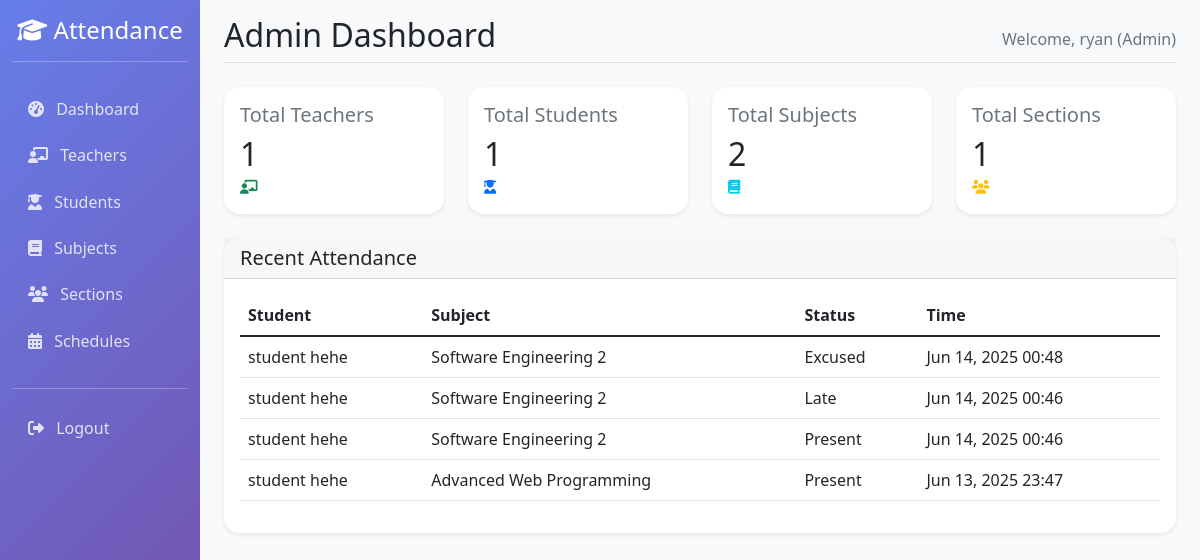
The app's page /admin-portal/dashboard/ (signed in), older data.
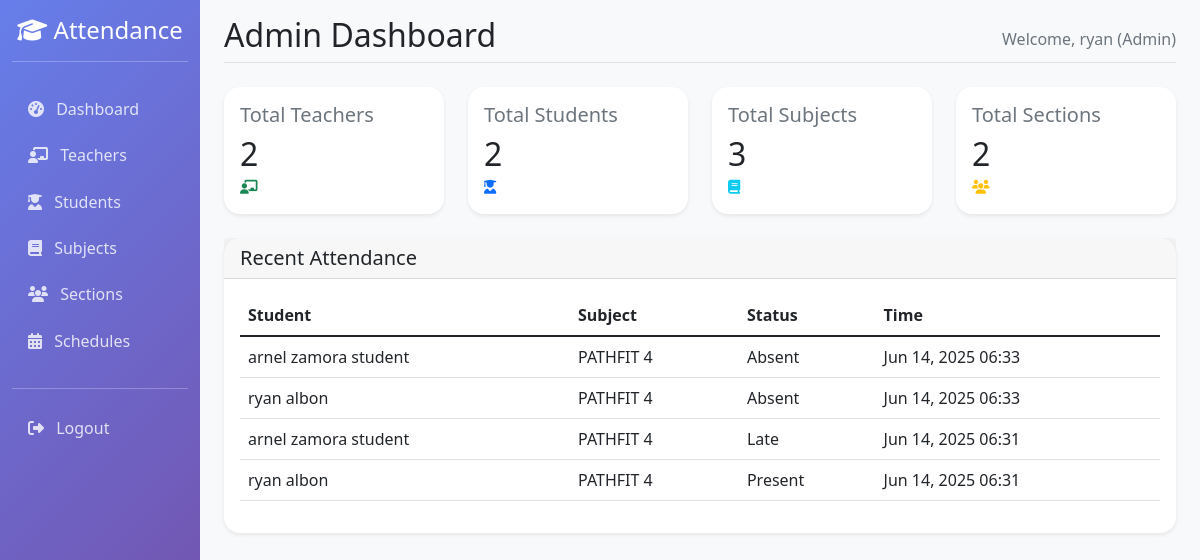
The same page, newer data.
### webapp/models.py (models this page shows, shortened)
class CustomUser(AbstractUser):
    USER_TYPE_CHOICES = [
        ('admin', 'Admin'),
        ('teacher', 'Teacher'),
        ('student', 'Student'),
    ]
    email = models.EmailField(unique=True)
    user_type = models.CharField(max_length=10, choices=USER_TYPE_CHOICES)
    middle_name = models.CharField(max_length=150, blank=True)
    USERNAME_FIELD = 'email'
    REQUIRED_FIELDS = ['username', 'first_name', 'last_name', 'user_type']

class Attendance(models.Model):
    STATUS_CHOICES = [
        ('present', 'Present'),
        ('absent', 'Absent'),
        ('late', 'Late'),
        ('excused', 'Excused')
    ]
    id = models.CharField(max_length=32, primary_key=True, default=uuid.uuid4)
    session = models.ForeignKey(AttendanceSession, on_delete=models.CASCADE)
    student = models.ForeignKey(Student, on_delete=models.CASCADE)
    status = models.CharField(max_length=20, choices=STATUS_CHOICES, default='absent')
    marked_at = models.DateTimeField(auto_now=True)
    marked_by = models.ForeignKey(settings.AUTH_USER_MODEL, on_delete=models.SET_NULL, null=True)
    remarks = models.TextField(blank=True, null=True)
    class Meta:
        unique_together = ['session', 'student']

class Student(models.Model):
    id = models.UUIDField(primary_key=True, default=uuid.uuid4, editable=False)
    user = models.OneToOneField(CustomUser, on_delete=models.CASCADE)
    student_id = models.CharField(max_length=20, unique=True)
    first_name = models.CharField(max_length=50)
    last_name = models.CharField(max_length=50)
    section = models.ForeignKey(Section, on_delete=models.CASCADE)
    phone = models.CharField(max_length=15, blank=True)
    guardian_name = models.CharField(max_length=100, blank=True)
    guardian_phone = models.CharField(max_length=15, blank=True)

class AttendanceSession(models.Model):
    STATUS_CHOICES = [
        ('ongoing', 'Ongoing'),
        ('ended', 'Ended'),
        ('cancelled', 'Cancelled')
    ]
    id = models.CharField(max_length=32, primary_key=True)  # This should match what you're using
    schedule = models.ForeignKey('Schedule', on_delete=models.CASCADE)
    date = models.DateField(default=timezone.now)
    status = models.CharField(max_length=20, choices=STATUS_CHOICES, default='ongoing')
    started_at = models.DateTimeField(auto_now_add=True)
    ended_at = models.DateTimeField(null=True, blank=True)
    remarks = models.TextField(blank=True, null=True)

class Schedule(models.Model):
    DAYS_OF_WEEK = (
        ('monday', 'Monday'),
        ('tuesday', 'Tuesday'),
        ('wednesday', 'Wednesday'),
        ('thursday', 'Thursday'),
        ('friday', 'Friday'),
        ('saturday', 'Saturday'),
        ('sunday', 'Sunday'),
    )
    id = models.UUIDField(primary_key=True, default=uuid.uuid4, editable=False)
    teacher = models.ForeignKey(Teacher, on_delete=models.CASCADE)
    subject = models.ForeignKey(Subject, on_delete=models.CASCADE)
    section = models.ForeignKey(Section, on_delete=models.CASCADE)
    day_of_week = models.CharField(max_length=10, choices=DAYS_OF_WEEK)
    start_time = models.TimeField()
    end_time = models.TimeField()
    room = models.CharField(max_length=50, blank=True)
    is_active = models.BooleanField(default=True)
    class Meta:
        unique_together = ['teacher', 'subject', 'section', 'day_of_week', 'start_time']
        ordering = ['day_of_week', 'start_time']

class Subject(models.Model):
    id = models.UUIDField(primary_key=True, default=uuid.uuid4, editable=False)
    name = models.CharField(max_length=100)
    code = models.CharField(max_length=20, unique=True)
    description = models.TextField(blank=True)
    created_at = models.DateTimeField(auto_now_add=True)

### webapp/admin_views.py (the view)
# urls.py: path('dashboard/', admin_views.admin_dashboard, name='admin_dashboard'),
@login_required
def admin_dashboard(request):
    if request.user.user_type != 'admin':
        return redirect('login')
    context = {
        'total_teachers': Teacher.objects.count(),
        'total_students': Student.objects.count(),
        'total_subjects': Subject.objects.count(),
        'total_sections': Section.objects.count(),
        'recent_attendance': Attendance.objects.select_related('student', 'session__schedule__subject').order_by('-marked_at')[:10]
    }
    return render(request, 'webapp/admin/dashboard.html', context)  # Updated template path

### webapp/templates/webapp/admin/dashboard.html (shortened to what this page needs)
{% extends 'webapp/base.html' %}
{% block page_title %}Admin Dashboard{% endblock %}
{% block content %}
<div class="row">
    <div class="col-md-3 mb-4">
        <div class="card">
            <div class="card-body">
                <h5 class="card-title text-muted">Total Teachers</h5>
                <h2 class="mb-0">{{ total_teachers }}</h2>
                <small class="text-success"><i class="fas fa-chalkboard-teacher"></i></small>
            </div>
        </div>
    </div>
    <div class="col-md-3 mb-4">
        <div class="card">
            <div class="card-body">
                <h5 class="card-title text-muted">Total Students</h5>
                <h2 class="mb-0">{{ total_students }}</h2>
                <small class="text-primary"><i class="fas fa-user-graduate"></i></small>
            </div>
        </div>
    </div>
    <div class="col-md-3 mb-4">
        <div class="card">
            <div class="card-body">
                <h5 class="card-title text-muted">Total Subjects</h5>
                <h2 class="mb-0">{{ total_subjects }}</h2>
                <small class="text-info"><i class="fas fa-book"></i></small>
            </div>
        </div>
    </div>
    <div class="col-md-3 mb-4">
        <div class="card">
            <div class="card-body">
                <h5 class="card-title text-muted">Total Sections</h5>
                <h2 class="mb-0">{{ total_sections }}</h2>
                <small class="text-warning"><i class="fas fa-users"></i></small>
            </div>
        </div>
    </div>
    <div class="col-12">
        <div class="card">
            <div class="card-header">
                <h5 class="mb-0">Recent Attendance</h5>
            </div>
            <div class="card-body">
                <div class="table-responsive">
                    <table class="table" id="recent-attendance">
                        <thead>
                            <tr>
                                <th>Student</th>
                                <th>Subject</th>
                                <th>Status</th>
                                <th>Time</th>
                            </tr>
                        </thead>
                        <tbody>
                            {% for attendance in recent_attendance %}
                            <tr>
                                <td>{{ attendance.student.first_name }} {{ attendance.student.last_name }}</td>
                                <td>{{ attendance.session.schedule.subject.name }}</td>
                                <td>
                                        {{ attendance.get_status_display }}
                                </td>
                                <td>{{ attendance.marked_at|date:"M d, Y H:i" }}</td>
                            </tr>
                            {% endfor %}
                        </tbody>
                    </table>
                </div>
            </div>
        </div>
    </div>
</div>
{% endblock %}

### webapp/templates/webapp/base.html (shortened to what this page needs)
<!DOCTYPE html>
<html lang="en">
<head>
    <link href="https://cdn.jsdelivr.net/npm/bootstrap@5.1.3/dist/css/bootstrap.min.css" rel="stylesheet">
    <link href="https://cdnjs.cloudflare.com/ajax/libs/font-awesome/6.4.0/css/all.min.css" rel="stylesheet">
    <link rel="stylesheet" type="text/css" href="https://cdn.datatables.net/buttons/2.2.3/css/buttons.bootstrap5.min.css">
    <link rel="stylesheet" href="https://cdn.jsdelivr.net/npm/sweetalert2@11.7.3/dist/sweetalert2.min.css">
</head>
<body>
    {% if user.is_authenticated %}
    <div class="container-fluid">
        <div class="row">
            <nav class="col-md-3 col-lg-2 d-md-block sidebar collapse">
                <div class="position-sticky pt-3">
                    <div class="text-center mb-4">
                        <h4><i class="fas fa-graduation-cap"></i> Attendance</h4>
                        <hr class="text-white">
                    </div>
                    {% if user.user_type == 'admin' %}
                        <ul class="nav flex-column">
                            <li class="nav-item">
                                <a class="nav-link" href="{% url 'admin_dashboard' %}">
                                    <i class="fas fa-tachometer-alt me-2"></i> Dashboard
                                </a>
                            </li>
                            <li class="nav-item">
                                <a class="nav-link" href="{% url 'teacher_list' %}">
                                    <i class="fas fa-chalkboard-teacher me-2"></i> Teachers
                                </a>
                            </li>
                            <li class="nav-item">
                                <a class="nav-link" href="{% url 'student_list' %}">
                                    <i class="fas fa-user-graduate me-2"></i> Students
                                </a>
                            </li>
                            <li class="nav-item">
                                <a class="nav-link" href="{% url 'subject_list' %}">
                                    <i class="fas fa-book me-2"></i> Subjects
                                </a>
                            </li>
                            <li class="nav-item">
                                <a class="nav-link" href="{% url 'section_list' %}">
                                    <i class="fas fa-users me-2"></i> Sections
                                </a>
                            </li>
                            <li class="nav-item">
                                <a class="nav-link" href="{% url 'schedule_list' %}">
                                    <i class="fas fa-calendar-alt me-2"></i> Schedules
                                </a>
                            </li>
                        </ul>
                    {% endif %}
                    <hr class="text-white mt-4">
                    <ul class="nav flex-column">
                        <li class="nav-item">
                            <a class="nav-link" href="{% url 'logout' %}">
                                <i class="fas fa-sign-out-alt me-2"></i> Logout
                            </a>
                        </li>
                    </ul>
                </div>
            </nav>
            <main class="col-md-9 ms-sm-auto col-lg-10 px-md-4 main-content">
                <div class="pt-3 pb-2 mb-3">
                    <div class="d-flex justify-content-between flex-wrap flex-md-nowrap align-items-center border-bottom">
                        <h1 class="h2">{% block page_title %}Dashboard{% endblock %}</h1>
                        <div class="text-muted">
    Welcome,
    {% if user.user_type == 'teacher' %}
        {{ teacher.full_name }} (Teacher)
    {% elif user.user_type == 'student' %}
        {{ student.first_name }} {{ student.last_name }} (Student)
    {% elif user.user_type == 'admin' %}
        {{ user.username }} (Admin)
    {% else %}
        {{ user.first_name|default:user.username }}
    {% endif %}
</div>
                    </div>
                    <div class="mt-4">
                        {% block content %}
                        {% endblock %}
                    </div>
                </div>
            </main>
        </div>
    </div>
    {% endif %}
</body>
</html>

### webapp/templates/webapp/base.html (style rules this page uses)
.sidebar { min-height: 100vh; background: linear-gradient(135deg, #667eea 0%, #764ba2 100%); color: white; }
.sidebar .nav-link { color: rgba(255, 255, 255, 0.8); border-radius: 0.5rem; margin: 0.2rem 0; transition: all 0.3s ease; }
.main-content { background-color: #f8f9fa; min-height: 100vh; }
.card { border: none; border-radius: 1rem; box-shadow: 0 0.125rem 0.25rem rgba(0, 0, 0, 0.075); transition: all 0.3s ease; }
.table td { vertical-align: middle; }

Row changes from the older to the newer data that the page shows:
removed Attendance: student.first_name "student", student.last_name "hehe", session.schedule.subject.name "Software Engineering 2", status "Excused", marked_at "Jun 14, 2025 00:48"
removed Attendance: student.first_name "student", student.last_name "hehe", session.schedule.subject.name "Software Engineering 2", status "Late", marked_at "Jun 14, 2025 00:46"
removed Attendance: student.first_name "student", student.last_name "hehe", session.schedule.subject.name "Software Engineering 2", status "Present", marked_at "Jun 14, 2025 00:46"
removed Attendance: student.first_name "student", student.last_name "hehe", session.schedule.subject.name "Advanced Web Programming", status "Present", marked_at "Jun 13, 2025 23:47"
added Attendance: student.first_name "arnel", student.last_name "zamora student", session.schedule.subject.name "PATHFIT 4", status "Absent", marked_at "Jun 14, 2025 06:33"
added Attendance: student.first_name "ryan", student.last_name "albon", session.schedule.subject.name "PATHFIT 4", status "Absent", marked_at "Jun 14, 2025 06:33"
added Attendance: student.first_name "arnel", student.last_name "zamora student", session.schedule.subject.name "PATHFIT 4", status "Late", marked_at "Jun 14, 2025 06:31"
added Attendance: student.first_name "ryan", student.last_name "albon", session.schedule.subject.name "PATHFIT 4", status "Present", marked_at "Jun 14, 2025 06:31"
Text that changed along with them:
{{ total_teachers }}: "1" → "2"
{{ total_students }}: "1" → "2"
{{ total_subjects }}: "2" → "3"
{{ total_sections }}: "1" → "2"
